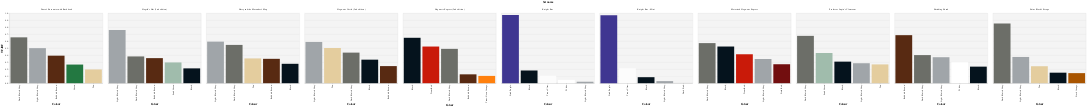

Notebook cell for this chart:
### Markdown cell above
### Prisoner of Azkaban

### Code cell
alt.Chart(largest_colors_tfidf[largest_colors_tfidf['theme_name']=="Prisoner of Azkaban"]).mark_bar().encode(
    y=alt.X('tf_idf', title='TF-IDF'),
    x=alt.X('color_name', sort=alt.Sort(field='tf_idf:Q', order='ascending'), title='Colour'),
    color=alt.Color("hex:N", scale=None, title='Colour'),
    tooltip=['hex'],
    column=alt.Column('name', title='Set name')
).resolve_scale(x='independent').configure_view(
    fill='#f4f4f4'
)

### Figure 1 — Vega-Lite specification as saved in the notebook (floating-point values rounded to 4 significant figures)
{"$schema": "https://vega.github.io/schema/vega-lite/v3.2.1.json", "config": {"mark": {"tooltip": null}, "view": {"fill": "#f4f4f4", "height": 300, "width": 400}}, "data": {"name": "data-1c45a02f30998712d73ecdeb6652438f"}, "datasets": {"data-1c45a02f30998712d73ecdeb6652438f": [{"color_name": "Dark Bluish Gray", "hex": "#6C6E68", "name": "Motorized Hogwarts Express", "set_num": "10132-1", "tf_idf": 0.5732, "theme_name": "Prisoner of Azkaban"}, {"color_name": "Black", "hex": "#05131D", "name": "Motorized Hogwarts Express", "set_num": "10132-1", "tf_idf": 0.5245, "theme_name": "Prisoner of Azkaban"}, {"color_name": "Trans-Red", "hex": "#C91A09", "name": "Motorized Hogwarts Express", "set_num": "10132-1", "tf_idf": 0.4138, "theme_name": "Prisoner of Azkaban"}, {"color_name": "Light Bluish Gray", "hex": "#A0A5A9", "name": "Motorized Hogwarts Express", "set_num": "10132-1", "tf_idf": 0.3462, "theme_name": "Prisoner of Azkaban"}, {"color_name": "Dark Red", "hex": "#720E0F", "name": "Motorized Hogwarts Express", "set_num": "10132-1", "tf_idf": 0.2709, "theme_name": "Prisoner of Azkaban"}, {"color_name": "Dark Purple", "hex": "#3F3691", "name": "Knight Bus - Mini", "set_num": "4695-1", "tf_idf": 0.9723, "theme_name": "Prisoner of Azkaban"}, {"color_name": "Trans-Clear", "hex": "#FCFCFC", "name": "Knight Bus - Mini", "set_num": "4695-1", "tf_idf": 0.2154, "theme_name": "Prisoner of Azkaban"}, {"color_name": "Black", "hex": "#05131D", "name": "Knight Bus - Mini", "set_num": "4695-1", "tf_idf": 0.08575, "theme_name": "Prisoner of Azkaban"}, {"color_name": "Light Bluish Gray", "hex": "#A0A5A9", "name": "Knight Bus - Mini", "set_num": "4695-1", "tf_idf": 0.0294, "theme_name": "Prisoner of Azkaban"}, {"color_name": "Dark Pink", "hex": "#C870A0", "name": "Knight Bus - Mini", "set_num": "4695-1", "tf_idf": 0, "theme_name": "Prisoner of Azkaban"}, {"color_name": "Dark Bluish Gray", "hex": "#6C6E68", "name": "Draco's Encounter with Buckbeak", "set_num": "4750-1", "tf_idf": 0.6558, "theme_name": "Prisoner of Azkaban"}, {"color_name": "Light Bluish Gray", "hex": "#A0A5A9", "name": "Draco's Encounter with Buckbeak", "set_num": "4750-1", "tf_idf": 0.5011, "theme_name": "Prisoner of Azkaban"}, {"color_name": "Reddish Brown", "hex": "#582A12", "name": "Draco's Encounter with Buckbeak", "set_num": "4750-1", "tf_idf": 0.3935, "theme_name": "Prisoner of Azkaban"}, {"color_name": "Green", "hex": "#237841", "name": "Draco's Encounter with Buckbeak", "set_num": "4750-1", "tf_idf": 0.2664, "theme_name": "Prisoner of Azkaban"}, {"color_name": "Tan", "hex": "#E4CD9E", "name": "Draco's Encounter with Buckbeak", "set_num": "4750-1", "tf_idf": 0.1965, "theme_name": "Prisoner of Azkaban"}, {"color_name": "Light Bluish Gray", "hex": "#A0A5A9", "name": "Harry and the Marauder's Map", "set_num": "4751-1", "tf_idf": 0.5944, "theme_name": "Prisoner of Azkaban"}, {"color_name": "Dark Bluish Gray", "hex": "#6C6E68", "name": "Harry and the Marauder's Map", "set_num": "4751-1", "tf_idf": 0.5476, "theme_name": "Prisoner of Azkaban"}, {"color_name": "Tan", "hex": "#E4CD9E", "name": "Harry and the Marauder's Map", "set_num": "4751-1", "tf_idf": 0.3542, "theme_name": "Prisoner of Azkaban"}, {"color_name": "Reddish Brown", "hex": "#582A12", "name": "Harry and the Marauder's Map", "set_num": "4751-1", "tf_idf": 0.3485, "theme_name": "Prisoner of Azkaban"}, {"color_name": "Black", "hex": "#05131D", "name": "Harry and the Marauder's Map", "set_num": "4751-1", "tf_idf": 0.2774, "theme_name": "Prisoner of Azkaban"}, {"color_name": "Dark Bluish Gray", "hex": "#6C6E68", "name": "Professor Lupin's Classroom", "set_num": "4752-1", "tf_idf": 0.6771, "theme_name": "Prisoner of Azkaban"}, {"color_name": "Sand Green", "hex": "#A0BCAC", "name": "Professor Lupin's Classroom", "set_num": "4752-1", "tf_idf": 0.4314, "theme_name": "Prisoner of Azkaban"}, {"color_name": "Black", "hex": "#05131D", "name": "Professor Lupin's Classroom", "set_num": "4752-1", "tf_idf": 0.3082, "theme_name": "Prisoner of Azkaban"}, {"color_name": "Light Bluish Gray", "hex": "#A0A5A9", "name": "Professor Lupin's Classroom", "set_num": "4752-1", "tf_idf": 0.2853, "theme_name": "Prisoner of Azkaban"}, {"color_name": "Tan", "hex": "#E4CD9E", "name": "Professor Lupin's Classroom", "set_num": "4752-1", "tf_idf": 0.2685, "theme_name": "Prisoner of Azkaban"}, {"color_name": "Dark Bluish Gray", "hex": "#6C6E68", "name": "Sirius Black's Escape", "set_num": "4753-1", "tf_idf": 0.8552, "theme_name": "Prisoner of Azkaban"}, {"color_name": "Light Bluish Gray", "hex": "#A0A5A9", "name": "Sirius Black's Escape", "set_num": "4753-1", "tf_idf": 0.3753, "theme_name": "Prisoner of Azkaban"}, {"color_name": "Tan", "hex": "#E4CD9E", "name": "Sirius Black's Escape", "set_num": "4753-1", "tf_idf": 0.2424, "theme_name": "Prisoner of Azkaban"}, {"color_name": "Black", "hex": "#05131D", "name": "Sirius Black's Escape", "set_num": "4753-1", "tf_idf": 0.1503, "theme_name": "Prisoner of Azkaban"}, {"color_name": "Dark Orange", "hex": "#A95500", "name": "Sirius Black's Escape", "set_num": "4753-1", "tf_idf": 0.1437, "theme_name": "Prisoner of Azkaban"}, {"color_name": "Light Bluish Gray", "hex": "#A0A5A9", "name": "Hagrid's Hut (2nd edition)", "set_num": "4754-1", "tf_idf": 0.7623, "theme_name": "Prisoner of Azkaban"}, {"color_name": "Dark Bluish Gray", "hex": "#6C6E68", "name": "Hagrid's Hut (2nd edition)", "set_num": "4754-1", "tf_idf": 0.3828, "theme_name": "Prisoner of Azkaban"}, {"color_name": "Reddish Brown", "hex": "#582A12", "name": "Hagrid's Hut (2nd edition)", "set_num": "4754-1", "tf_idf": 0.3583, "theme_name": "Prisoner of Azkaban"}, {"color_name": "Sand Green", "hex": "#A0BCAC", "name": "Hagrid's Hut (2nd edition)", "set_num": "4754-1", "tf_idf": 0.2967, "theme_name": "Prisoner of Azkaban"}, {"color_name": "Black", "hex": "#05131D", "name": "Hagrid's Hut (2nd edition)", "set_num": "4754-1", "tf_idf": 0.2118, "theme_name": "Prisoner of Azkaban"}, {"color_name": "Dark Purple", "hex": "#3F3691", "name": "Knight Bus", "set_num": "4755-1", "tf_idf": 0.976, "theme_name": "Prisoner of Azkaban"}, {"color_name": "Black", "hex": "#05131D", "name": "Knight Bus", "set_num": "4755-1", "tf_idf": 0.1815, "theme_name": "Prisoner of Azkaban"}, {"color_name": "Trans-Clear", "hex": "#FCFCFC", "name": "Knight Bus", "set_num": "4755-1", "tf_idf": 0.105, "theme_name": "Prisoner of Azkaban"}, {"color_name": "White", "hex": "#FFFFFF", "name": "Knight Bus", "set_num": "4755-1", "tf_idf": 0.04718, "theme_name": "Prisoner of Azkaban"}, {"color_name": "Light Bluish Gray", "hex": "#A0A5A9", "name": "Knight Bus", "set_num": "4755-1", "tf_idf": 0.0209, "theme_name": "Prisoner of Azkaban"}, {"color_name": "Reddish Brown", "hex": "#582A12", "name": "Shrieking Shack", "set_num": "4756-1", "tf_idf": 0.6869, "theme_name": "Prisoner of Azkaban"}, {"color_name": "Dark Bluish Gray", "hex": "#6C6E68", "name": "Shrieking Shack", "set_num": "4756-1", "tf_idf": 0.4018, "theme_name": "Prisoner of Azkaban"}, {"color_name": "Light Bluish Gray", "hex": "#A0A5A9", "name": "Shrieking Shack", "set_num": "4756-1", "tf_idf": 0.3714, "theme_name": "Prisoner of Azkaban"}, {"color_name": "White", "hex": "#FFFFFF", "name": "Shrieking Shack", "set_num": "4756-1", "tf_idf": 0.2994, "theme_name": "Prisoner of Azkaban"}, {"color_name": "Black", "hex": "#05131D", "name": "Shrieking Shack", "set_num": "4756-1", "tf_idf": 0.2367, "theme_name": "Prisoner of Azkaban"}, {"color_name": "Light Bluish Gray", "hex": "#A0A5A9", "name": "Hogwarts Castle (2nd edition)", "set_num": "4757-1", "tf_idf": 0.5898, "theme_name": "Prisoner of Azkaban"}, {"color_name": "Tan", "hex": "#E4CD9E", "name": "Hogwarts Castle (2nd edition)", "set_num": "4757-1", "tf_idf": 0.5034, "theme_name": "Prisoner of Azkaban"}, {"color_name": "Dark Bluish Gray", "hex": "#6C6E68", "name": "Hogwarts Castle (2nd edition)", "set_num": "4757-1", "tf_idf": 0.4374, "theme_name": "Prisoner of Azkaban"}, {"color_name": "Black", "hex": "#05131D", "name": "Hogwarts Castle (2nd edition)", "set_num": "4757-1", "tf_idf": 0.3365, "theme_name": "Prisoner of Azkaban"}, {"color_name": "Reddish Brown", "hex": "#582A12", "name": "Hogwarts Castle (2nd edition)", "set_num": "4757-1", "tf_idf": 0.2444, "theme_name": "Prisoner of Azkaban"}, {"color_name": "Black", "hex": "#05131D", "name": "Hogwarts Express (2nd edition)", "set_num": "4758-1", "tf_idf": 0.6495, "theme_name": "Prisoner of Azkaban"}, {"color_name": "Trans-Red", "hex": "#C91A09", "name": "Hogwarts Express (2nd edition)", "set_num": "4758-1", "tf_idf": 0.5242, "theme_name": "Prisoner of Azkaban"}, {"color_name": "Dark Bluish Gray", "hex": "#6C6E68", "name": "Hogwarts Express (2nd edition)", "set_num": "4758-1", "tf_idf": 0.491, "theme_name": "Prisoner of Azkaban"}, {"color_name": "Reddish Brown", "hex": "#582A12", "name": "Hogwarts Express (2nd edition)", "set_num": "4758-1", "tf_idf": 0.1265, "theme_name": "Prisoner of Azkaban"}, {"color_name": "Trans-Neon Orange", "hex": "#FF800D", "name": "Hogwarts Express (2nd edition)", "set_num": "4758-1", "tf_idf": 0.1042, "theme_name": "Prisoner of Azkaban"}]}, "encoding": {"color": {"field": "hex", "scale": null, "title": "Colour", "type": "nominal"}, "column": {"field": "name", "title": "Set name", "type": "nominal"}, "tooltip": [{"field": "hex", "type": "nominal"}], "x": {"field": "color_name", "sort": {"field": "tf_idf:Q", "order": "ascending"}, "title": "Colour", "type": "nominal"}, "y": {"field": "tf_idf", "title": "TF-IDF", "type": "quantitative"}}, "mark": "bar", "resolve": {"scale": {"x": "independent"}}}
